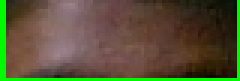
#> input picture Skin_recognition_from_camera/opencv1.png, 80 x 27 px, found by its file name (shown 3 times larger)
$ python diff_2_img.py
#> lines starting #> are read from the running program, lines starting #| are printed output that depends on the picture
from PIL import Image, ImageChops

img1 = Image.open("C:\\Users\\AKASH\\OneDrive\\Desktop\\Skin_recognition_deb\\opencv1.png")
#> img1 is the input picture: PIL image 80x27 RGB; mean R, G, B 86.6, 81.4, 53.4
img2 = Image.open("C:\\Users\\AKASH\\OneDrive\\Desktop\\Skin_recognition_deb\\opencv2.png")
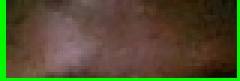
#> input picture Skin_recognition_from_camera/opencv2.png, 80 x 27 px, found by its file name (shown 3 times larger)
#> img2 is the input picture: PIL image 80x27 RGB; mean R, G, B 80.8, 76.5, 46.3


dif = ImageChops.difference(img1,img2)
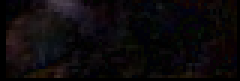
#> dif: PIL image 80x27 RGB (shown 3 times larger); mean R, G, B 12.5, 9.3, 10.9
print(dif)
#| <PIL.Image.Image image mode=RGB size=80x27 at 0x7F1278D495D0>

dif.show()
